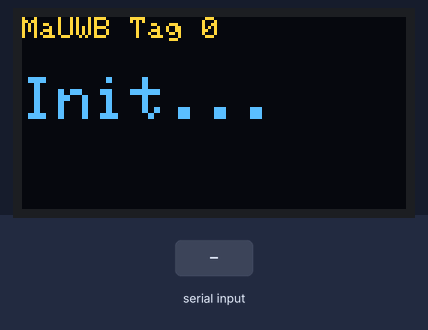
A sketch run on a simulated ESP32-S3. On the bench: 128×64 one-colour display. The test bench sets the inputs (shaded band). The OLED is the two-colour kind (top 16 rows yellow); the modem accepts every AT command (registered, SIM ready, sends succeed) and sends nothing else; what the sketch prints to the serial monitor is not drawn.

Above: at 1.1 s.
At 19.2 s:
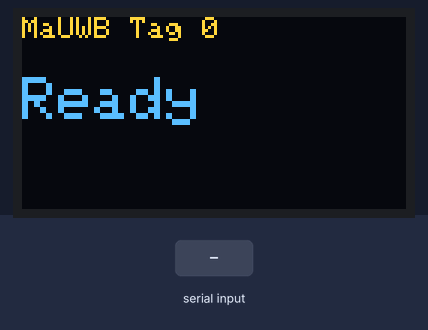
19.3 s: "range:(\n" received over the second serial link
20.8 s: "ancid:(\n" received over the second serial link
22.3 s: "AT+RANGE\n" received over the second serial link
Timing chart, 0 to 25.3 s (numbered marks = the images above; inputs shaded):
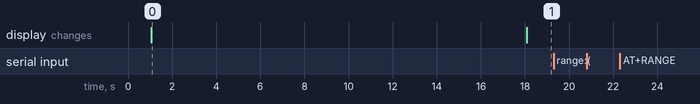

The sketch:

mauwb_tag.ino
```cpp
/*
 * MaUWB ESP32S3 — Tag 0
 * Kevin Walker 27 Mar 2026
 *
 * Configures the UWB module as Tag #0 via AT commands.
 * Parses AT+RANGE responses to extract distance to Anchor 0.
 * Shows live distance on the onboard SSD1306 OLED.
 *
 * Board: ESP32S3 Dev Module
 * USB-C for power + serial (115200 baud)
 */

#include <Wire.h>
#include <Adafruit_GFX.h>
#include <Adafruit_SSD1306.h>

#define SERIAL_LOG Serial
HardwareSerial SERIAL_AT(2);

#define UWB_INDEX  0
#define RESET_PIN  16
#define IO_RXD2    18
#define IO_TXD2    17
#define I2C_SDA    39
#define I2C_SCL    38

Adafruit_SSD1306 display(128, 64, &Wire, -1);
bool oledOK = false;

String response = "";
float lastDist = -1;
unsigned long lastUpdate = 0;

String sendAT(const String& cmd, unsigned long timeout) {
  SERIAL_LOG.println(cmd);
  SERIAL_AT.println(cmd);

  String resp = "";
  unsigned long t0 = millis();
  while (millis() - t0 < timeout) {
    while (SERIAL_AT.available()) {
      resp += (char)SERIAL_AT.read();
    }
  }
  SERIAL_LOG.println(resp);
  return resp;
}

void oledShow(const String& line1, const String& line2 = "") {
  if (!oledOK) return;
  display.clearDisplay();
  display.setTextSize(1);
  display.setTextColor(SSD1306_WHITE);
  display.setCursor(0, 0);
  display.println(line1);
  if (line2.length()) {
    display.setCursor(0, 20);
    display.setTextSize(2);
    display.println(line2);
  }
  display.display();
}

void parseRange(const String& line) {
  // Format: AT+RANGE=tid:0,mask:01,seq:N,range:(d0,d1,...,d7),ancid:(a0,a1,...,a7)
  int rangeStart = line.indexOf("range:(");
  int ancidStart = line.indexOf("ancid:(");
  if (rangeStart < 0 || ancidStart < 0) return;

  rangeStart += 7; // skip "range:("
  int rangeEnd = line.indexOf(')', rangeStart);
  ancidStart += 7; // skip "ancid:("
  int ancidEnd = line.indexOf(')', ancidStart);
  if (rangeEnd < 0 || ancidEnd < 0) return;

  String rangeStr = line.substring(rangeStart, rangeEnd);
  String ancidStr = line.substring(ancidStart, ancidEnd);

  int ranges[8] = {0};
  int ancids[8] = {-1};

  int idx = 0;
  int pos = 0;
  while (idx < 8 && pos <= (int)rangeStr.length()) {
    int comma = rangeStr.indexOf(',', pos);
    if (comma < 0) comma = rangeStr.length();
    ranges[idx++] = rangeStr.substring(pos, comma).toInt();
    pos = comma + 1;
  }

  idx = 0; pos = 0;
  while (idx < 8 && pos <= (int)ancidStr.length()) {
    int comma = ancidStr.indexOf(',', pos);
    if (comma < 0) comma = ancidStr.length();
    ancids[idx++] = ancidStr.substring(pos, comma).toInt();
    pos = comma + 1;
  }

  for (int i = 0; i < 8; i++) {
    if (ancids[i] < 0) continue;
    SERIAL_LOG.printf("  → Anchor %d: %d cm\n", ancids[i], ranges[i]);

    lastDist = ranges[i];
    lastUpdate = millis();

    String top = "Tag 0 -> Anchor " + String(ancids[i]);
    String big = String(ranges[i]) + " cm";
    oledShow(top, big);
  }
}

void setup() {
  pinMode(RESET_PIN, OUTPUT);
  digitalWrite(RESET_PIN, HIGH);

  SERIAL_LOG.begin(115200);
  SERIAL_AT.begin(115200, SERIAL_8N1, IO_RXD2, IO_TXD2);
  delay(500);

  Wire.begin(I2C_SDA, I2C_SCL);
  delay(500);
  if (display.begin(SSD1306_SWITCHCAPVCC, 0x3C)) {
    oledOK = true;
    display.clearDisplay();
  }

  oledShow("MaUWB Tag 0", "Init...");
  SERIAL_LOG.println("=== MaUWB Tag 0 ===");

  sendAT("AT?", 2000);
  sendAT("AT+RESTORE", 5000);

  // AT+SETCFG=id,role,speed,filter
  //   role: 0=tag, speed: 1=6.8M, filter: 1=on
  String cfg = "AT+SETCFG=" + String(UWB_INDEX) + ",0,1,1";
  sendAT(cfg, 2000);

  // AT+SETCAP=tagCount,slotMs,extMode
  sendAT("AT+SETCAP=64,10,1", 2000);
  sendAT("AT+SETRPT=1", 2000);
  sendAT("AT+SAVE", 2000);
  sendAT("AT+RESTART", 2000);

  oledShow("MaUWB Tag 0", "Ready");
  SERIAL_LOG.println("Tag 0 ready — looking for anchors");
}

void loop() {
  // Forward serial → AT (for manual AT commands)
  while (SERIAL_LOG.available()) {
    SERIAL_AT.write(SERIAL_LOG.read());
  }

  // Read AT responses line by line
  while (SERIAL_AT.available()) {
    char c = SERIAL_AT.read();
    if (c == '\r') continue;
    if (c == '\n') {
      if (response.length() > 0) {
        SERIAL_LOG.println(response);
        if (response.startsWith("AT+RANGE")) {
          parseRange(response);
        }
        response = "";
      }
    } else {
      response += c;
    }
  }

  // Show "no signal" if no update for 3s
  if (lastDist >= 0 && millis() - lastUpdate > 3000) {
    lastDist = -1;
    oledShow("Tag 0", "No signal");
  }
}
```

Measured:
- after the input at 19.3 s, every drawn part: stays the same
- after the input at 20.8 s, every drawn part: stays the same
- after the input at 22.3 s, every drawn part: stays the same
- what the display in image 0 shows lasts 17.0 s, from 1.1 s to 18.1 s
